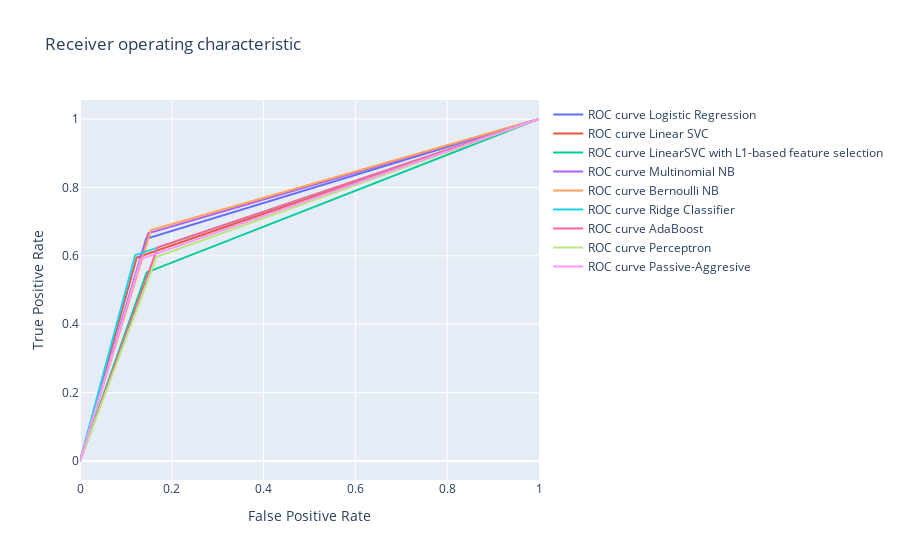

Notebook code for this chart:
### Code cell
py.iplot(fig)

### Figure 1 — Plotly figure (JSON) as saved in the notebook; plotly's stock layout.template omitted (floating-point values rounded to 4 significant figures)
{"data": [{"mode": "lines", "name": "ROC curve Logistic Regression", "type": "scatter", "x": [0, 0.1442, 1], "y": [0, 0.6499, 1]}, {"mode": "lines", "name": "ROC curve Linear SVC", "type": "scatter", "x": [0, 0.1236, 1], "y": [0, 0.595, 1]}, {"mode": "lines", "name": "ROC curve LinearSVC with L1-based feature selection", "type": "scatter", "x": [0, 0.1453, 1], "y": [0, 0.5515, 1]}, {"mode": "lines", "name": "ROC curve Multinomial NB", "type": "scatter", "x": [0, 0.1487, 1], "y": [0, 0.6659, 1]}, {"mode": "lines", "name": "ROC curve Bernoulli NB", "type": "scatter", "x": [0, 0.1545, 1], "y": [0, 0.6751, 1]}, {"mode": "lines", "name": "ROC curve Ridge Classifier", "type": "scatter", "x": [0, 0.1201, 1], "y": [0, 0.6018, 1]}, {"mode": "lines", "name": "ROC curve AdaBoost", "type": "scatter", "x": [0, 0.1693, 1], "y": [0, 0.6247, 1]}, {"mode": "lines", "name": "ROC curve Perceptron", "type": "scatter", "x": [0, 0.167, 1], "y": [0, 0.5973, 1]}, {"mode": "lines", "name": "ROC curve Passive-Aggresive", "type": "scatter", "x": [0, 0.1327, 1], "y": [0, 0.5904, 1]}], "layout": {"title": {"text": "Receiver operating characteristic "}, "xaxis": {"title": {"text": "False Positive Rate"}}, "yaxis": {"title": {"text": "True Positive Rate"}}}}
